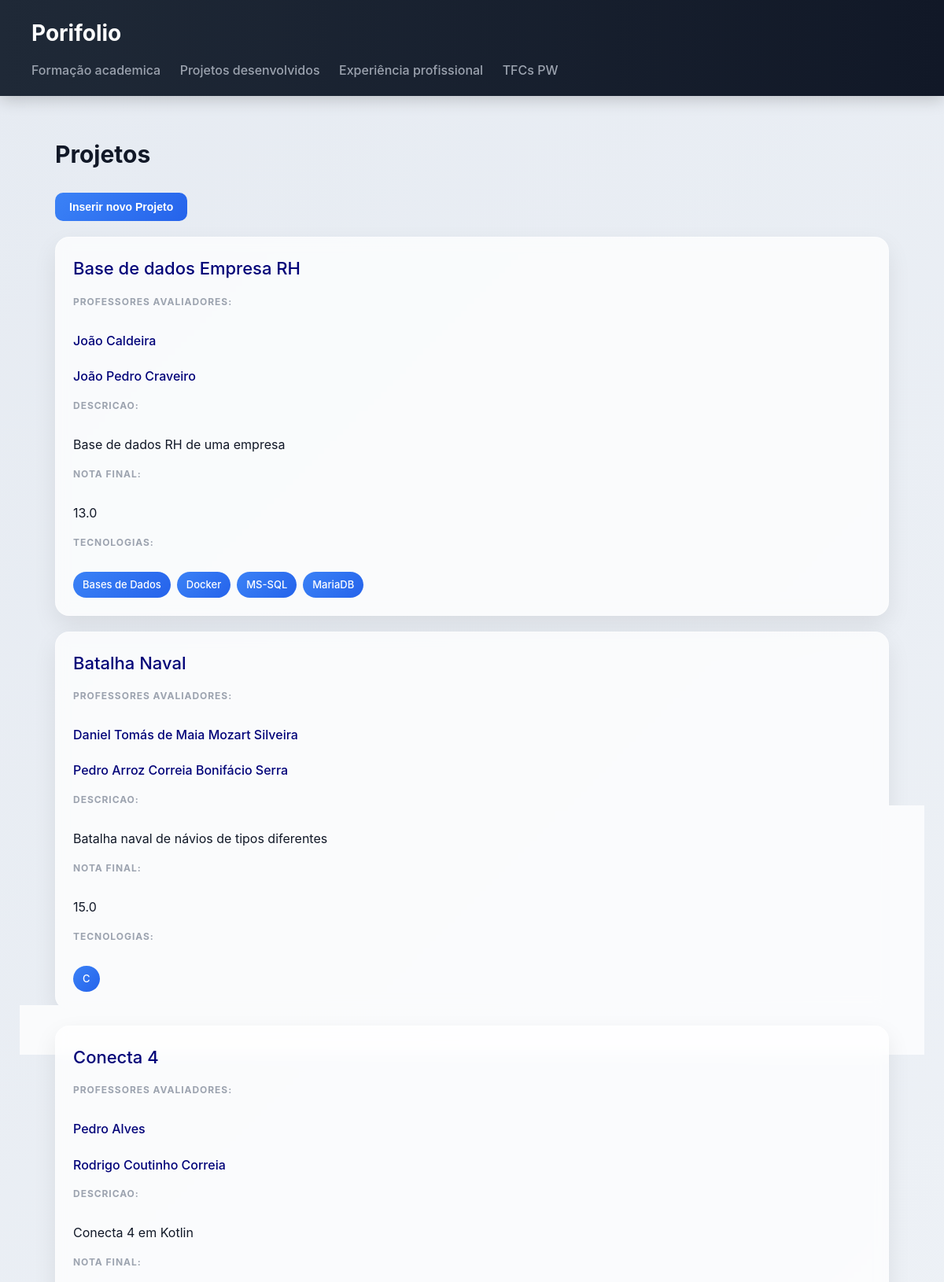
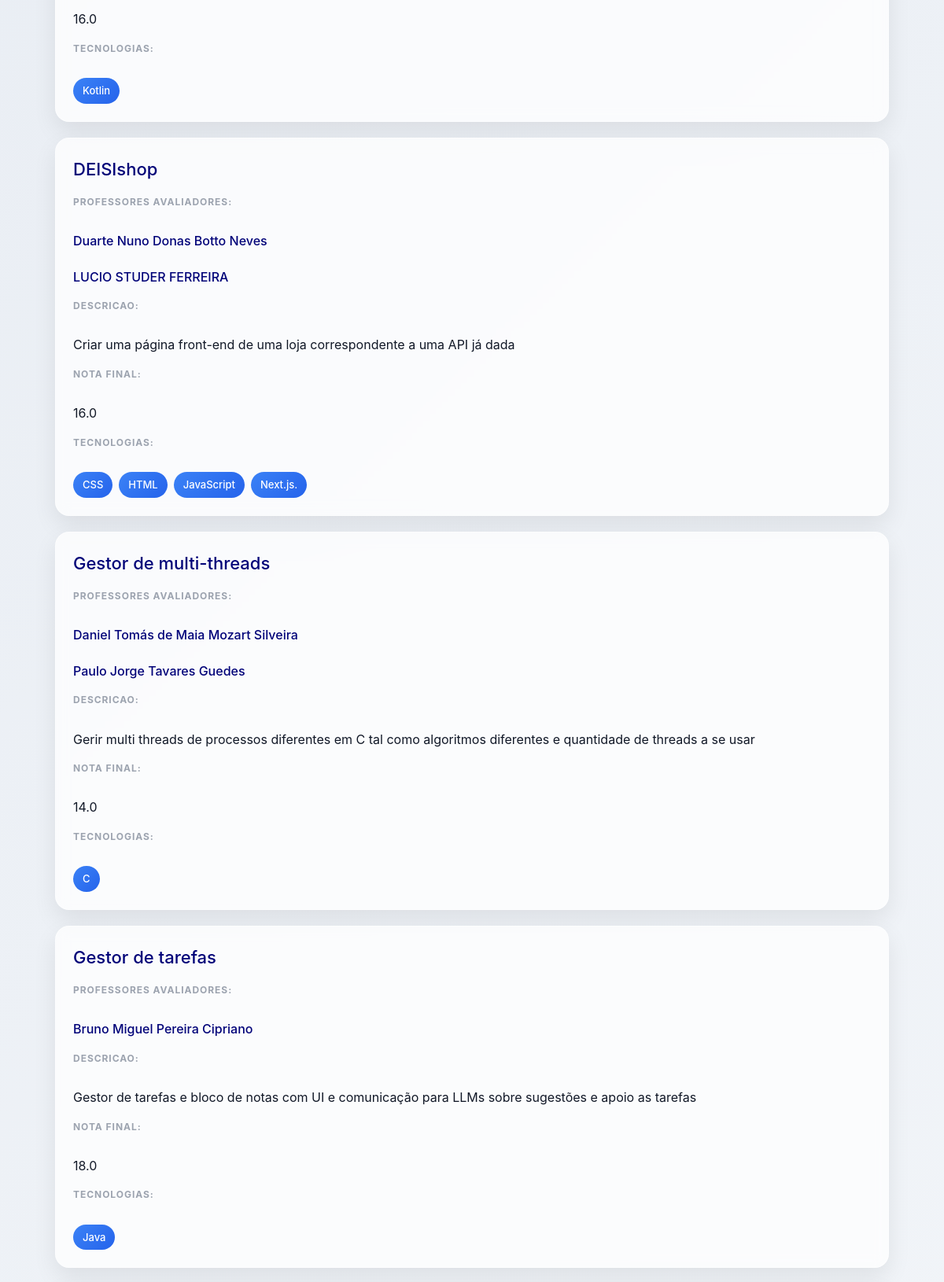
The app's page /projetos/ (upper part) with its own data (2 pictures, top to bottom).
### portifolio/models.py (models this page shows, shortened)
class Projeto (models.Model):
    titulo = models.CharField(max_length=100, null=False, blank=False)
    docentes = models.ManyToManyField(Docente, blank=False)
    nota_final = models.DecimalField(max_digits=3, decimal_places=1, null= False, blank=False)
    tecnologias_usadas = models.ManyToManyField(Tecnologia, blank=False)
    descricao = models.CharField(max_length=200)
    exemplo = models.ImageField(upload_to='projetos/', null=True, blank=True)
    link_deisi = models.URLField(null=True ,blank=True)
    class Meta:
        ordering = ['titulo']

class Docente (models.Model):
    nome = models.CharField(max_length=200, null=False, blank=False)
    link = models.URLField(blank=True, null = True)
    email = models.EmailField(blank=True)
    class Meta:
        ordering = ['nome']
    def __str__(self):
        return self.nome

class Tecnologia (models.Model):
    nome = models.CharField(max_length=100, null=False, blank=False)
    descricao =  models.CharField(max_length=200, null = True)
    exemplos_uso =  models.CharField(max_length=200, null=True)
    docente = models.ManyToManyField(Docente, blank=True)
    logo = models.ImageField(upload_to='logos/', null=True,  blank=True)
    class Meta:
        ordering = ['nome']
    def __str__(self):
        return self.nome

### portifolio/views.py (the view)
# urls.py: path("projetos/", views.projetos_view, name='projetos'),
def projetos_view(request):
    projetos = Projeto.objects.all()
    return render(request, 'portifolio/projetos.html', {'projetos': projetos})

### portifolio/templates/portifolio/projetos.html
{% extends "portifolio/base.html" %}
{% block content %}
<h2>Projetos</h2>
<section>
        <a href="{% url 'novo_projeto' %}">
            <button>Inserir novo Projeto</button>
        </a>
    {% for projeto in projetos %}
    <article>
        <header>
            <h3><a href="{% url 'projeto' projeto.id %}">{{ projeto.titulo }}</a></h3>
        </header>
        <section>
            <h4>Professores avaliadores:</h4>
            {% for docente in projeto.docentes.all %}
            <ul>
                <a href="{% url 'docente' docente.id %}">{{docente}}</a>
            </ul>
            {% empty %}
            <a>Sem professores atribuidos</a>
            {%endfor%}
        </section>
        <section>
            <h4>Descricao:</h4>
            <p>{{projeto.descricao}}</p>
        </section>
        <section>
            <h4>nota final:</h4>
            <p> {{projeto.nota_final}}</p>
        </section>
        <section>
            <h4>tecnologias:</h4>
            <ul>
                {%for tecnologia in projeto.tecnologias_usadas.all%}
                <li>
                    {{tecnologia}}
                </li>
                {%endfor%}
            </ul>
        </section>
    </article>
    {%endfor%}
</section>
{% endblock %}

### portifolio/static/portifolio/styles.css (style rules this page uses)
* { box-sizing: border-box; margin: 0; padding: 0; }
body { font-family: "Inter", "Segoe UI", system-ui, -apple-system, sans-serif; background: linear-gradient(135deg, #e6ebf2, #f8fafc); color: #111827; line-height: 1.6; }
h2 { margin-bottom: 25px; font-size: 30px; font-weight: 700; }
section { display: grid; gap: 20px; }
section > article { background: rgba(255,255,255,0.75); backdrop-filter: blur(8px); padding: 22px; border-radius: 18px; border: 1px solid rgba(255,255,255,0.4); box-shadow: 0 12px 30px rgba(0,0,0,0.08); transition: all 0.3s ease; }
article > header h3 { font-size: 22px; font-weight: 600; margin-bottom: 6px; }
article > section { margin-top: 14px; }
article > section > h4 { font-size: 12px; text-transform: uppercase; color: #9ca3af; margin-bottom: 8px; letter-spacing: 0.08em; }
article > section > ul { list-style: none; display: flex; flex-wrap: wrap; gap: 8px; }
article > section > ul > li { background: linear-gradient(135deg, #3b82f6, #2563eb); color: white; padding: 6px 12px; border-radius: 999px; font-size: 13px; font-weight: 500; transition: 0.2s; }
a { color: #000278; text-decoration: none; font-weight: 500; }
button { background: linear-gradient(135deg, #3b82f6, #2563eb); color: white; border: none; padding: 10px 18px; border-radius: 10px; font-size: 14px; font-weight: 600; cursor: pointer; transition: 0.2s; }

### records on screen
Projeto: titulo "Base de dados Empresa RH", descricao "Base de dados RH de uma empresa", nota_final "13.0"
Docente: nome "João Caldeira"
Docente: nome "João Pedro Craveiro"
Tecnologia: nome "Bases de Dados"
Tecnologia: nome "Docker"
Tecnologia: nome "MS-SQL"
Tecnologia: nome "MariaDB"
Projeto: titulo "Batalha Naval", descricao "Batalha naval de návios de tipos diferentes", nota_final "15.0"
Docente: nome "Daniel Tomás de Maia Mozart Silveira"
Docente: nome "Pedro Arroz Correia Bonifácio Serra"
Tecnologia: nome "C"
Projeto: titulo "Conecta 4", descricao "Conecta 4 em Kotlin", nota_final "16.0"
Docente: nome "Pedro Alves"
Docente: nome "Rodrigo Coutinho Correia"
Tecnologia: nome "Kotlin"
Projeto: titulo "DEISIshop", descricao "Criar uma página front-end de uma loja correspondente a uma API já dada", nota_final "16.0"
Docente: nome "Duarte Nuno Donas Botto Neves"
Docente: nome "LUCIO STUDER FERREIRA"
Tecnologia: nome "CSS"
Tecnologia: nome "HTML"
Tecnologia: nome "JavaScript"
Tecnologia: nome "Next.js."
Projeto: titulo "Gestor de multi-threads", descricao "Gerir multi threads de processos diferentes em C tal como algoritmos diferentes e quantidade de threads a se usar", nota_final "14.0"
Docente: nome "Paulo Jorge Tavares Guedes"
Projeto: titulo "Gestor de tarefas", descricao "Gestor de tarefas e bloco de notas com UI e comunicação para LLMs sobre sugestões e apoio as tarefas", nota_final "18.0"
Docente: nome "Bruno Miguel Pereira Cipriano"
Tecnologia: nome "Java"
